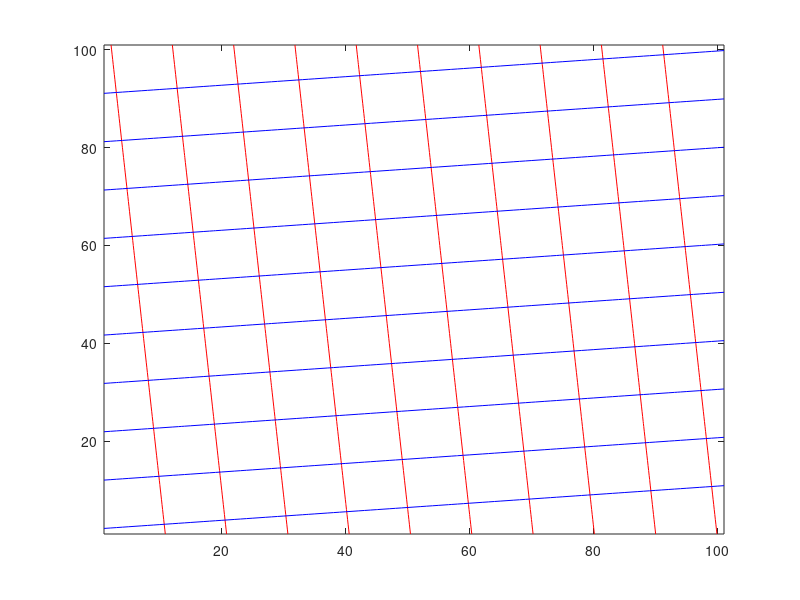

Source code (MATLAB):
function potential_flow

x=0:0.1:10;
y=0:0.1:10;
[X,Y] = meshgrid(x,y);
U=1.0;
alpha_deg=5;
alpha=alpha_deg/180.0*pi;
Phi = U*(X.*cos(alpha)+Y.*sin(alpha));
Psi = U*(Y.*cos(alpha)-X.*sin(alpha));
contour(Phi,'LineColor','red');
hold on;
contour(Psi,'LineColor','blue');


end